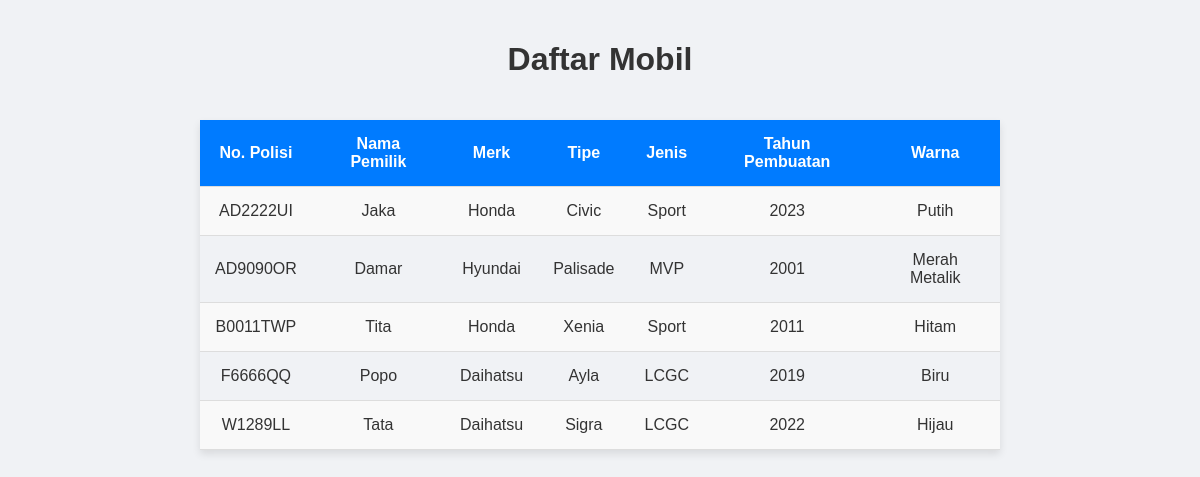
Screenshot of /mobil.php with the database file from the repository.
### tables this page shows
CREATE TABLE `mobil` (
  `nopol` varchar(8) NOT NULL,
  `nama_pemilik` varchar(20) NOT NULL,
  `alamat` varchar(35) NOT NULL,
  `merk` varchar(15) NOT NULL,
  `type` varchar(15) NOT NULL,
  `jenis` varchar(15) NOT NULL,
  `tahun_pembuatan` int(4) DEFAULT NULL,
  `warna` varchar(15) DEFAULT NULL
);

### mobil.php (the view, shortened to what this page needs)
<?php
include 'db.php';
$mobil = mysqli_query($koneksi, "SELECT nopol, nama_pemilik, merk, type, jenis, tahun_pembuatan, warna FROM mobil");
?>
<!DOCTYPE html>
<html lang="en">
<head>
</head>
<body>
    <h1>Daftar Mobil</h1>
    <table>
        <tr>
            <th>No. Polisi</th>
            <th>Nama Pemilik</th>
            <th>Merk</th>
            <th>Tipe</th>
            <th>Jenis</th>
            <th>Tahun Pembuatan</th>
            <th>Warna</th>
        </tr>
        <?php while ($row = mysqli_fetch_assoc($mobil)) : ?>
        <tr>
            <td><?= htmlspecialchars($row['nopol']); ?></td>
            <td><?= htmlspecialchars($row['nama_pemilik']); ?></td>
            <td><?= htmlspecialchars($row['merk']); ?></td>
            <td><?= htmlspecialchars($row['type']); ?></td>
            <td><?= htmlspecialchars($row['jenis']); ?></td>
            <td><?= htmlspecialchars($row['tahun_pembuatan']); ?></td>
            <td><?= htmlspecialchars($row['warna']); ?></td>
        </tr>
        <?php endwhile; ?>
    </table>
</body>
</html>

### mobil.php (style rules this page uses)
body { font-family: Arial, sans-serif; background-color: #f0f2f5; color: #333; display: flex; flex-direction: column; align-items: center; margin: 0; padding: 20px; }
h1, h2 { color: #333; }
table { width: 90%; max-width: 800px; margin: 20px 0; border-collapse: collapse; box-shadow: 0px 4px 8px rgba(0, 0, 0, 0.1); overflow: hidden; }
table th, table td { padding: 15px; text-align: center; border-bottom: 1px solid #ddd; }
table th { background-color: #007bff; color: white; font-weight: bold; }
table tr:nth-child(even) { background-color: #f9f9f9; }

### rows the page displays
mobil: nopol "AD2222UI", nama_pemilik "Jaka", merk "Honda", type "Civic", jenis "Sport", tahun_pembuatan "2023", warna "Putih"
mobil: nopol "AD9090OR", nama_pemilik "Damar", merk "Hyundai", type "Palisade", jenis "MVP", tahun_pembuatan "2001", warna "Merah Metalik"
mobil: nopol "B0011TWP", nama_pemilik "Tita", merk "Honda", type "Xenia", jenis "Sport", tahun_pembuatan "2011", warna "Hitam"
mobil: nopol "F6666QQ", nama_pemilik "Popo", merk "Daihatsu", type "Ayla", jenis "LCGC", tahun_pembuatan "2019", warna "Biru"
mobil: nopol "W1289LL", nama_pemilik "Tata", merk "Daihatsu", type "Sigra", jenis "LCGC", tahun_pembuatan "2022", warna "Hijau"
